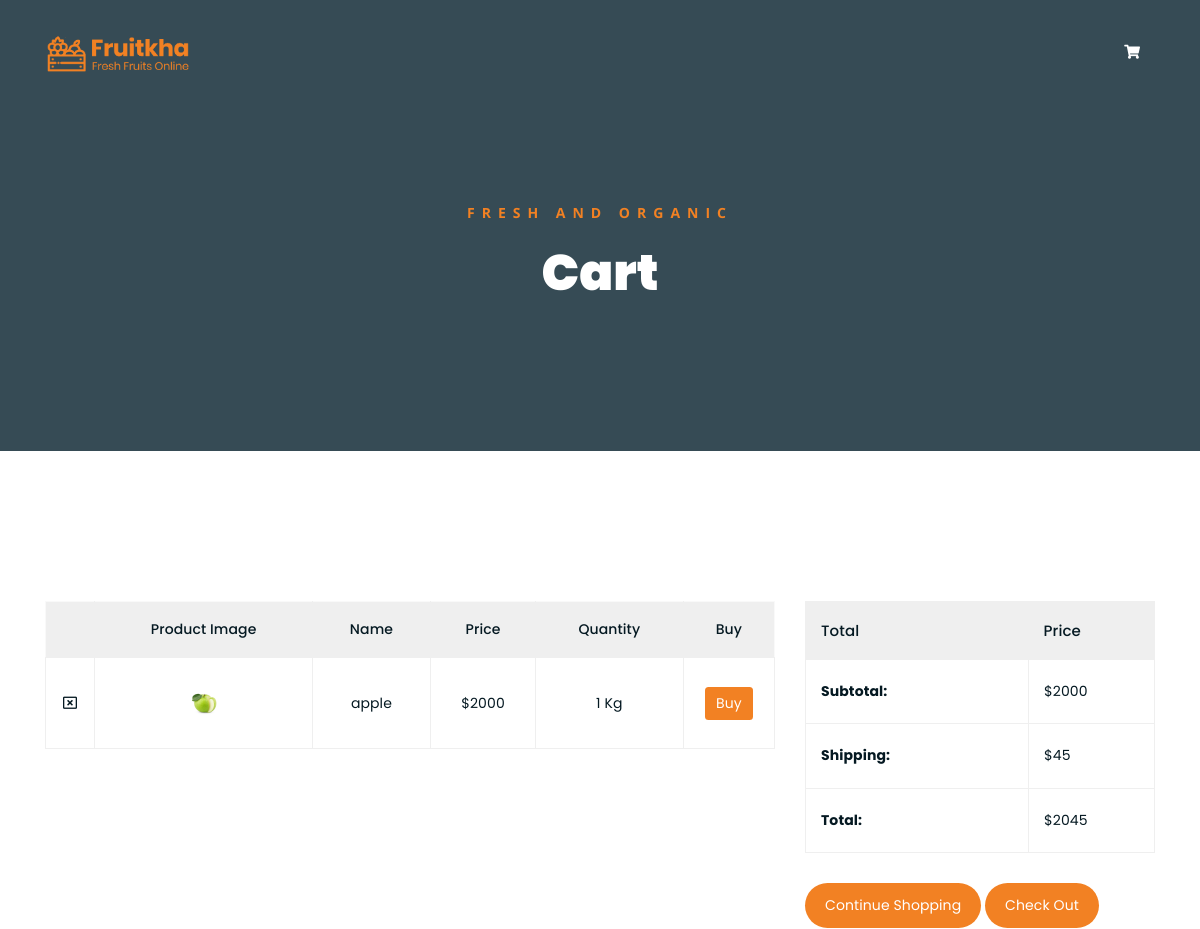
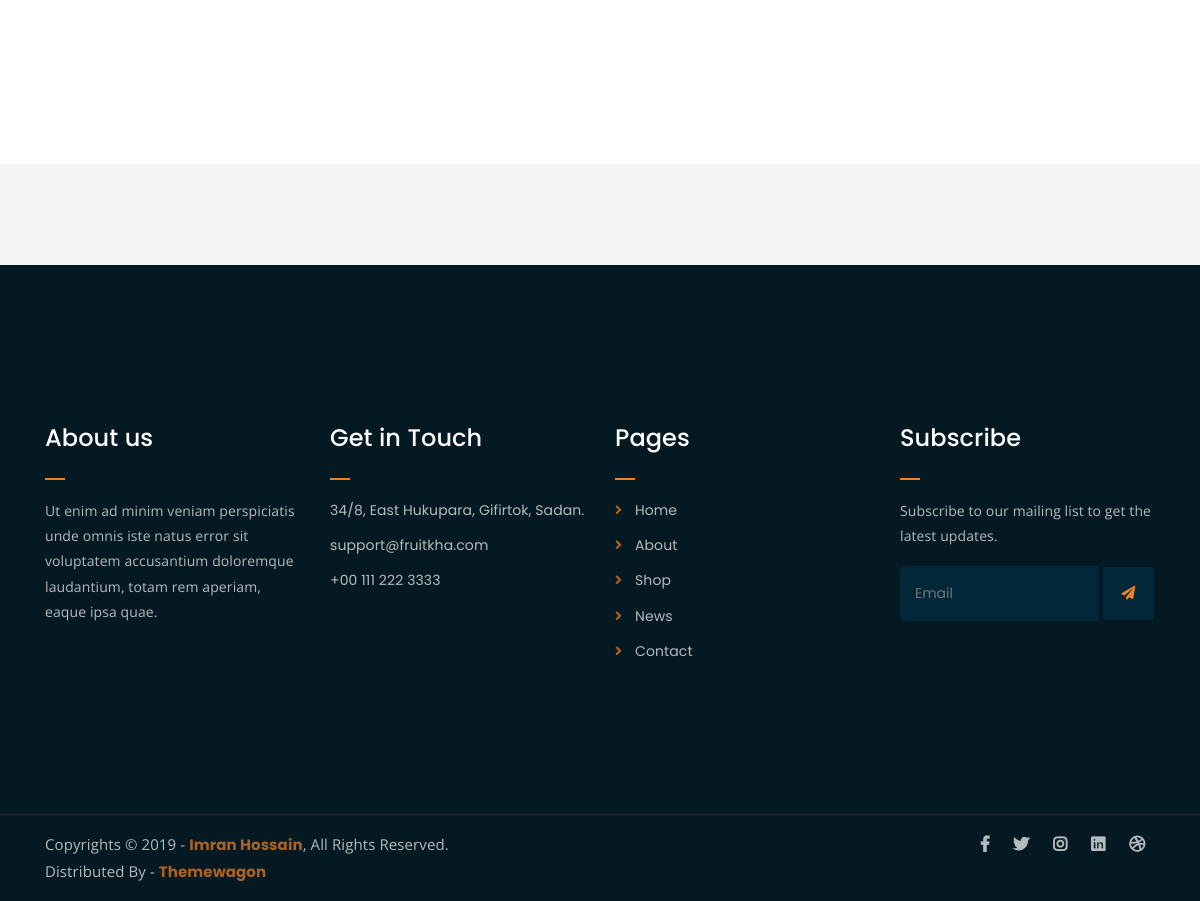
Page /cart (signed in) on the committed database (2 pictures, top to bottom).
### tables this page shows
CREATE TABLE cart (
        id INTEGER PRIMARY KEY AUTOINCREMENT,
        user_id INTEGER NOT NULL,
        product_id INTEGER NOT NULL,
        quantity INTEGER DEFAULT 1,
        FOREIGN KEY (user_id) REFERENCES users(id),
        FOREIGN KEY (product_id) REFERENCES products(id)
    );

CREATE TABLE products (
            id INTEGER PRIMARY KEY AUTOINCREMENT,
            name TEXT NOT NULL,
            price INTEGER NOT NULL,
            image_url TEXT
        );

### app.py (the view)
@app.route('/cart')
def cart():
  if 'username' in session:
    user = db.get_user(connection, session['username'])
    cart_products = db.get_cart(connection, user[0])
    subtotal = sum(product[2] for product in cart_products)
    return render_template('cart.html', cart_products = cart_products, subtotal=subtotal)
  return redirect(url_for('login'))

### db.py (called while the page is built)
def get_user(connection,username):
    cursor = connection.cursor()
    query = '''SELECT * FROM users WHERE username =?'''
    cursor.execute(query, (username,))
    return cursor.fetchone()

def get_cart(connection, user_id):
    cursor = connection.cursor()
    select_query = '''
        SELECT  cart.product_id, products.name, products.price, products.image_url
        FROM cart
        JOIN products ON cart.product_id = products.id
        WHERE cart.user_id = ?
    '''
    cursor.execute(select_query, (user_id,))
    cart_items = cursor.fetchall()
    return cart_items

### templates/cart.html (shortened to what this page needs)
<!DOCTYPE html>
<html lang="en">
  <head>
    <link
      rel="stylesheet"
      href="{{ url_for('static', filename='assets/css/all.min.css') }}"
    />
    <link
      rel="stylesheet"
      href="{{url_for('static',filename='css/bootstrap.min.css')}}"
    />
    <link
      rel="stylesheet"
      href="{{url_for('static',filename='css/style.css')}}"
    />
    <link
      rel="stylesheet"
      href="{{url_for('static',filename='assets/bootstrap/css/bootstrap.min.css')}}"
    />
    <link
      rel="stylesheet"
      href="{{url_for('static',filename='assets/css/owl.carousel.css')}}"
    />
    <link
      rel="stylesheet"
      href="{{url_for('static',filename='assets/css/magnific-popup.css')}}"
    />
    <link
      rel="stylesheet"
      href="{{url_for('static',filename='assets/css/animate.css')}}"
    />
    <link
      rel="stylesheet"
      href="{{url_for('static',filename='assets/css/meanmenu.min.css')}}"
    />
    <link
      rel="stylesheet"
      href="{{url_for('static',filename='assets/css/main.css')}}"
    />
    <link
      rel="stylesheet"
      href="{{url_for('static',filename='assets/css/responsive.css')}}"
    />
  </head>
  <body>
    <div class="top-header-area" id="sticker">
      <div class="container">
        <div class="row">
          <div class="col-lg-12 col-sm-12 text-center">
            <div class="main-menu-wrap">
              <div class="site-logo">
                <a href="/index">
                  <img src="../static/assets/img/logo.png" alt="" />
                </a>
              </div>
              <nav class="main-menu">
                <ul>
                  <li>
                    <div class="header-icons">
                      <a class="shopping-cart" href="/cart"
                        ><i class="fas fa-shopping-cart"></i
                      ></a>
                    </div>
                  </li>
                </ul>
              </nav>
            </div>
          </div>
        </div>
      </div>
    </div>
    <div class="breadcrumb-section breadcrumb-bg">
      <div class="container">
        <div class="row">
          <div class="col-lg-8 offset-lg-2 text-center">
            <div class="breadcrumb-text">
              <p>Fresh and Organic</p>
              <h1>Cart</h1>
            </div>
          </div>
        </div>
      </div>
    </div>
    <div class="cart-section mt-150 mb-150">
      <div class="container">
        <div class="row">
          <div class="col-lg-8 col-md-12">
            <div class="cart-table-wrap">
              <table class="cart-table">
                <thead class="cart-table-head">
                  <tr class="table-head-row">
                    <th class="product-remove"></th>
                    <th class="product-image">Product Image</th>
                    <th class="product-name">Name</th>
                    <th class="product-price">Price</th>
                    <th class="product-quantity">Quantity</th>
                    <th class="product-total">Buy</th>
                  </tr>
                </thead>
                <tbody>
                  {% for cart_product in cart_products %}
                  <tr class="table-body-row">
                    <td class="product-remove">
                      <a
                        href="{{ url_for('remove_from_cart', product_id=cart_product[0]) }}"
                        ><i class="far fa-window-close"></i
                      ></a>
                    </td>
                    <td class="product-image">
                      <img
                        src="{{ url_for('static', filename=cart_product[3]) }}"
                        alt=""
                      />
                    </td>
                    <td class="product-name">{{ cart_product[1] }}</td>
                    <td class="product-price">${{ cart_product[2] }}</td>
                    <td class="product-quantity">1 Kg</td>
                    <td class="product-buy">
                      <form
                        action="{{ url_for('buy_product', product_id=cart_product[0]) }}"
                        method="POST"
                      >
                        <button
                          type="submit"
                          style="background-color: #f28123; color: white"
                          class="btn btn-sucess"
                          onmouseover="this.style.backgroundColor='#000'; this.style.color='#F28123';"
                          onmouseout="this.style.backgroundColor='#F28123'; this.style.color='white';"
                        >
                          Buy
                        </button>
                      </form>
                    </td>
                  </tr>
                  {% endfor %}
                </tbody>
              </table>
            </div>
          </div>
          <div class="col-lg-4">
            <div class="total-section">
              <table class="total-table">
                <thead class="total-table-head">
                  <tr class="table-total-row">
                    <th>Total</th>
                    <th>Price</th>
                  </tr>
                </thead>
                <tbody>
                  <tr class="total-data">
                    <td><strong>Subtotal: </strong></td>
                    <td>${{ subtotal }}</td>
                  </tr>
                  <tr class="total-data">
                    <td><strong>Shipping: </strong></td>
                    <td>$45</td>
                  </tr>
                  <tr class="total-data">
                    <td><strong>Total: </strong></td>
                    <td>${{subtotal + 45}}</td>
                  </tr>
                </tbody>
              </table>
              <div class="cart-buttons">
                <a href="/home" class="boxed-btn">Continue Shopping</a>
                <a
                  href="{{ url_for('buy_cart', total_price = subtotal + 45) }}"
                  class="boxed-btn black"
                  >Check Out</a
                >
              </div>
            </div>
          </div>
        </div>
      </div>
    </div>
    <div class="logo-carousel-section">
      <div class="container">
        <div class="row">
          <div class="col-lg-12">
            <div class="logo-carousel-inner">
            </div>
          </div>
        </div>
      </div>
    </div>
    <div class="footer-area">
      <div class="container">
        <div class="row">
          <div class="col-lg-3 col-md-6">
            <div class="footer-box about-widget">
              <h2 class="widget-title">About us</h2>
              <p>
                Ut enim ad minim veniam perspiciatis unde omnis iste natus error
                sit voluptatem accusantium doloremque laudantium, totam rem
                aperiam, eaque ipsa quae.
              </p>
            </div>
          </div>
          <div class="col-lg-3 col-md-6">
            <div class="footer-box get-in-touch">
              <h2 class="widget-title">Get in Touch</h2>
              <ul>
                <li>34/8, East Hukupara, Gifirtok, Sadan.</li>
                <li>support@fruitkha.com</li>
                <li>+00 111 222 3333</li>
              </ul>
            </div>
          </div>
          <div class="col-lg-3 col-md-6">
            <div class="footer-box pages">
              <h2 class="widget-title">Pages</h2>
              <ul>
                <li><a href="index.html">Home</a></li>
                <li><a href="about.html">About</a></li>
                <li><a href="services.html">Shop</a></li>
                <li><a href="news.html">News</a></li>
                <li><a href="contact.html">Contact</a></li>
              </ul>
            </div>
          </div>
          <div class="col-lg-3 col-md-6">
            <div class="footer-box subscribe">
              <h2 class="widget-title">Subscribe</h2>
              <p>Subscribe to our mailing list to get the latest updates.</p>
              <form action="index.html">
                <input type="email" placeholder="Email" />
                <button type="submit">
                  <i class="fas fa-paper-plane"></i>
                </button>
              </form>
            </div>
          </div>
        </div>
      </div>
    </div>
    <div class="copyright">
      <div class="container">
        <div class="row">
          <div class="col-lg-6 col-md-12">
            <p>
              Copyrights &copy; 2019 -
              <a href="https://imransdesign.com/">Imran Hossain</a>, All Rights
              Reserved.<br />
              Distributed By - <a href="https://themewagon.com/">Themewagon</a>
            </p>
          </div>
          <div class="col-lg-6 text-right col-md-12">
            <div class="social-icons">
              <ul>
                <li>
                  <a href="#" target="_blank"
                    ><i class="fab fa-facebook-f"></i
                  ></a>
                </li>
                <li>
                  <a href="#" target="_blank"><i class="fab fa-twitter"></i></a>
                </li>
                <li>
                  <a href="#" target="_blank"
                    ><i class="fab fa-instagram"></i
                  ></a>
                </li>
                <li>
                  <a href="#" target="_blank"
                    ><i class="fab fa-linkedin"></i
                  ></a>
                </li>
                <li>
                  <a href="#" target="_blank"
                    ><i class="fab fa-dribbble"></i
                  ></a>
                </li>
              </ul>
            </div>
          </div>
        </div>
      </div>
    </div>
  </body>
</html>

### static/css/style.css (style rules this page uses)
* { margin: 0; padding: 0; box-sizing: border-box; font-family: 'Poppins', sans-serif; }

### static/assets/css/responsive.css (style rules this page uses)
@media only screen and (min-width: 992px) and (max-width: 1200px) { .cart-buttons a:first-child { margin-right: 0; margin-bottom: 15px; } }

### rows in the picture
cart: image_url (picture), name "apple", price "2000"

### other values in the picture
{{ subtotal }} "2000"
{{ subtotal + 45 }} "2045"
